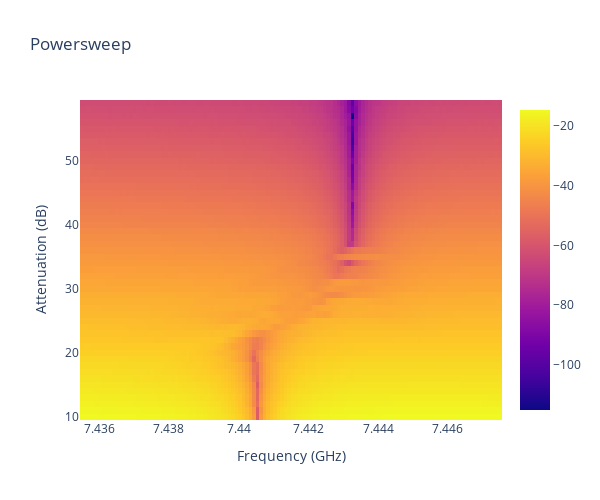

Notebook code for this chart:
### Code cell
# Obtém a data e hora atuais
start = datetime.now()
name_template= f"{parameters['name']}_{data_exp['sample']}__%Y_%m_%d__%H_%M_%S"
name = start.strftime(name_template)

howtoplot = (
    "\
    data = np.load('"
    + name
    + ".npz')\n\
    attenuations = data['Att']\n\
    freqs = data['Freq']\n\
    mags = data['Mag']\n\
    phases = data['Phase']"
)

Mag = np.full((len(Att), len(Freq)),np.nan)  # [[] for _ in range(len(freqs))]
Phase = np.full((len(Att), len(Freq)),np.nan)  # [[] for _ in range(len(freqs))]

#progress bar
pbar=tqdm(total=len(Att))
# Loop de Medidas
for j, att in enumerate(Att):
    inst_att.set_attenuation(att)
    inst_att.query('*OPC?')
    vna.clear_averaging()

    # queries vna and attenuator until theyre not busy
    # avging_time=vna.average_points*vna.sweep_time()
    # vna.query('*OPC?')
    
    # print(avging_time)
    sleep(avging_time) # tempo para VNA fazer varias medias
    #sleep(30)

    # Limpa o gráfico atual
    # plt.gcf().clear()
    clear_output(wait=True)

    # Esse comando captura os dados do NA e formata em array numpy de floats
    str_data = vna.data_array()
    data = np.array(str_data.split(","), "float")

    # mags = data[0::2]
    mags = data[::2]  # slices vector in 2 by 2 steps

    Mag[j][:] = mags
    print(name)
    pbar.update(1)
    display(pbar.container)

    #matplotlib
    #plt.xlabel("Frequency (Hz)")
    #plt.ylabel("Attenuation (dB)")
    #plt.title(name)
    #plt.pcolor(Freq, Att, Mag)
    #plt.pause(0.05)
    # plt.show()
    
    #plotly
    px.imshow(Mag,
        x=Freq/1e9,
        y=Att,
        aspect="auto",
        width=600,
        height=500,
        origin='lower',
        title="Power sweep",
        labels=dict(
            x="Frequency (GHz)",
            y="Attenuation (dB)"
        )
    ).show()

    
    end=datetime.now()
    np.savez(name, header=howtoplot,  Mag=Mag, Phase=Phase,start=start.isoformat(),end=end.isoformat(),**parameters)

### Figure 1 — Plotly figure (JSON) as saved in the notebook; plotly's stock layout.template omitted (floating-point values rounded to 4 significant figures; data arrays with more than 128 entries replaced by an {"elided": "..."} marker saying what was removed)
{"data": [{"coloraxis": "coloraxis", "hovertemplate": "Frequency (GHz): %{x}<br>Attenuation (dB): %{y}<br>color: %{z}<extra></extra>", "name": "0", "type": "heatmap", "x": [7.436, 7.436, 7.436, 7.436, 7.436, 7.436, 7.436, 7.436, 7.436, 7.436, 7.437, 7.437, 7.437, 7.437, 7.437, 7.437, 7.437, 7.437, 7.437, 7.437, 7.438, 7.438, 7.438, 7.438, 7.438, 7.438, 7.438, 7.438, 7.438, 7.438, 7.439, 7.439, 7.439, 7.439, 7.439, 7.439, 7.439, 7.439, 7.439, 7.439, 7.44, 7.44, 7.44, 7.44, 7.44, 7.44, 7.44, 7.44, 7.44, 7.44, 7.441, 7.441, 7.441, 7.441, 7.441, 7.441, 7.441, 7.441, 7.441, 7.441, 7.442, 7.442, 7.442, 7.442, 7.442, 7.442, 7.442, 7.442, 7.442, 7.442, 7.443, 7.443, 7.443, 7.443, 7.443, 7.443, 7.443, 7.443, 7.443, 7.443, 7.444, 7.444, 7.444, 7.444, 7.444, 7.444, 7.444, 7.444, 7.444, 7.444, 7.445, 7.445, 7.445, 7.445, 7.445, 7.445, 7.445, 7.445, 7.445, 7.445, 7.446, 7.446, 7.446, 7.446, 7.446, 7.446, 7.446, 7.446, 7.446, 7.446, 7.447, 7.447, 7.447, 7.447, 7.447, 7.447, 7.447, 7.447, 7.447, 7.447], "xaxis": "x", "y": [10, 11, 12, 13, 14, 15, 16, 17, 18, 19, 20, 21, 22, 23, 24, 25, 26, 27, 28, 29, 30, 31, 32, 33, 34, 35, 36, 37, 38, 39, 40, 41, 42, 43, 44, 45, 46, 47, 48, 49, 50, 51, 52, 53, 54, 55, 56, 57, 58, 59], "yaxis": "y", "z": {"elided": "50x120 float values"}}], "layout": {"coloraxis": {"colorscale": [[0, "#0d0887"], [0.1111, "#46039f"], [0.2222, "#7201a8"], [0.3333, "#9c179e"], [0.4444, "#bd3786"], [0.5556, "#d8576b"], [0.6667, "#ed7953"], [0.7778, "#fb9f3a"], [0.8889, "#fdca26"], [1, "#f0f921"]]}, "height": 500, "title": {"text": "Powersweep"}, "width": 600, "xaxis": {"anchor": "y", "domain": [0, 1], "title": {"text": "Frequency (GHz)"}}, "yaxis": {"anchor": "x", "autorange": true, "domain": [0, 1], "title": {"text": "Attenuation (dB)"}}}}
